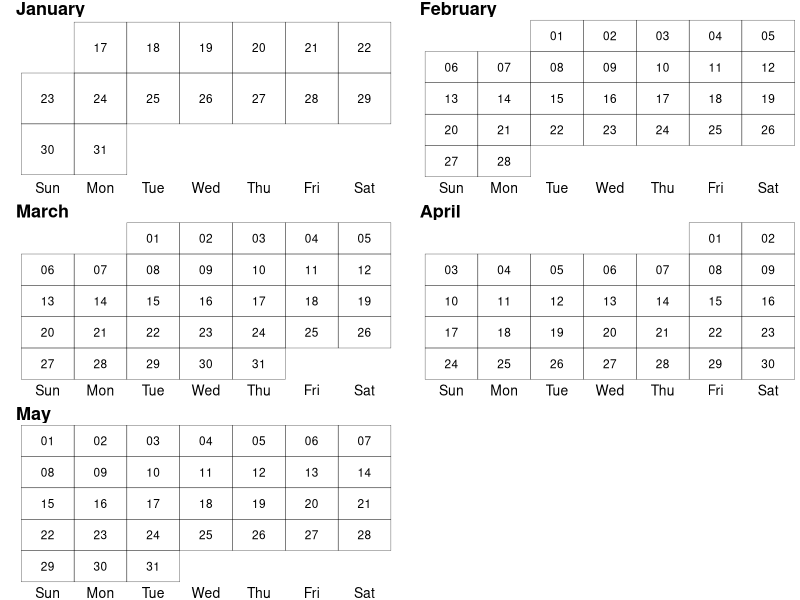

Recreate this plot in R.
## ---- chunk 1
knitr::opts_chunk$set(echo = TRUE)

mon <- as.Date("2022-01-17")

advdate <- function(obj, adv){
  tmon <- obj + 7*(adv - 1)
  tfri <- obj + 4 + 7*(adv - 1)
  tmon <- format(tmon, format = "%m/%d")
  tfri <- format(tfri, format = "%m/%d")
  zadv <- sprintf("%02d", adv)
  tmp <- paste("Week ", zadv, sep = '', ", ", tmon, " - ", tfri)
  return(tmp)
}

## ---- chunk 2

library(ggplot2)
# Create base data frame
dfr <- data.frame(date=seq(as.Date('2022-01-17'), as.Date('2022-05-31'), by = 1))
dfr$day <- factor(strftime(dfr$date,format="%a"), levels=c("Sun","Mon","Tue","Wed","Thu","Fri","Sat"))
dfr$week <- factor(strftime(dfr$date,format="%U"))
dfr$month <- factor(strftime(dfr$date,format="%B"),levels=c("January","February","March", "April", "May"))
dfr$ddate <- factor(strftime(dfr$date,format="%d"))

# Label dates
dfr$comment <- "Available"
dfr$comment[dfr$date < as.Date("2021-08-23") | dfr$date>as.Date("2021-12-10")] <- NA
dfr$comment[dfr$date==as.Date("2021-09-10")] <- "Song/album choice due"
dfr$comment[dfr$date==as.Date("2021-09-24")] <- "Final song/album choice due"
dfr$comment[dfr$date==as.Date("2021-10-29")] <- "Annotated bibliography due"
dfr$comment[dfr$date==as.Date("2021-11-19")] <- "Wiki draft due"
dfr$comment[dfr$date==as.Date("2021-12-10")] <- "Final Wiki due"

# Photo blogs
dfr$comment[dfr$date==as.Date("2021-09-03")] <- "Blog post due"
dfr$comment[dfr$date==as.Date("2021-09-17")] <- "Blog post due"
dfr$comment[dfr$date==as.Date("2021-10-08")] <- "Blog post due"
dfr$comment[dfr$date==as.Date("2021-11-12")] <- "Blog post due"


# Thanksgiving
dfr$comment[dfr$date >= as.Date("2021-11-22") & dfr$date <= as.Date("2021-11-26")] <- "Thanksgiving Break"

dfr$week <- as.numeric(dfr$week) - min(as.numeric(dfr$week) - 1)
dfr$comment <- factor(dfr$comment, levels=c("Blog post due", "Song/album choice due", "Final song/album choice due", "Annotated bibliography due", "Wiki draft due", "Thanksgiving Break", "Final Wiki due"))

ggplot(dfr, aes(x = day, y = reorder(week, -week), fill = comment)) +
  geom_tile(color = "black", size = 0.1) +
  geom_text(aes(label = ddate), size = 3) +
  facet_wrap(. ~ month, scales = "free", ncol = 2) +
  theme_void() +
  theme(legend.position = "bottom",
        legend.direction = "vertical",
        legend.justification = "right",
        axis.text.x = element_text(size = 10, color = "black"),
        axis.text.y = element_text(size = 10, color = "white"),
        strip.text.x = element_text(size = 13, face = "bold", hjust = 0),
        title = element_text(face = "bold")) +
  guides(fill=guide_legend(ncol=2)) +
  scale_fill_brewer(palette = "Set2", na.translate = FALSE) +
  labs(x = "Weekday",
       y = "Week #",
       fill = "Assignment")
